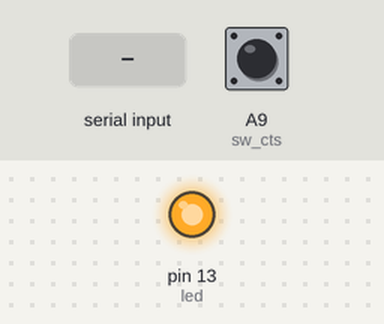
Bench run of a sketch on a simulated Teensy 4. Shown: output pins drawn as LEDs (lit = HIGH). The test bench sets the inputs (shaded band); at power-on: A9 (sw_cts) LOW. What the sketch prints to the serial monitor is not drawn.

Above: at 0.1 s.
At 3.2 s:
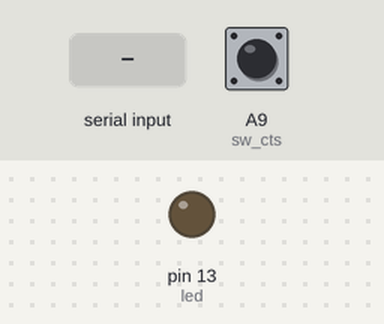
3.3 s: "1" received over the second serial link
Timing chart, 0 to 6.3 s (numbered marks = the images above; inputs shaded):
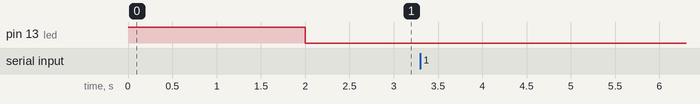

The sketch:

teensy-sportident-srr.ino
```cpp
/* Check for incoming Sportident punch packets on Serial1 from a Sportident SRR-OEM module.
 * Forward the punches on Serial2 to a Tinymesh radio module.
 * The sending waits if the CTS line is HIGH (should be connected to pin 23).
 *
 */


//A normal sportident punch is 20 bytes. Example:
//255, 2, 211, 13, 0, 44, 0, 3, 171, 90, 37, 102, 247, 13, 0, 1, 192, 251, 107, 3
int led = 13;
int sw_cts = 23;

void setup() {
  Serial.begin(9600);
  Serial1.begin(38400);
  //Serial1.setTimeout(500); //50 milliseconds
  //38400 baud means 3840 char/sec means 5 ms to send 20 characters
  //4800 baud means 480 char/sec means 42 ms to send 20 characters
  Serial2.begin(19200);
  pinMode(sw_cts, INPUT);
  pinMode(led, OUTPUT);
  digitalWrite(led,HIGH);
  delay(2000);

  Serial.println("Serial: Control booted");
  Serial2.println("Serial2: Control booted");
  digitalWrite(led,LOW);
}

int maxSize=20; //normal sportident punch autosend packets are 20 bytes (in extended protocol mode)
int len=0;
int waitingBytes=0;
boolean sent=true;
char inData[20]; // Allocate some space for the string

void loop()
{
  waitingBytes=Serial1.available();
  Serial.println(waitingBytes);
  while(waitingBytes > 0)
  {
    digitalWrite(led,digitalRead(sw_cts));
    len=Serial1.readBytes(inData,maxSize);
    Serial.print("New packet len=");
    Serial.println(len);
    sent=false;
    while(!sent){  //todo: use a buffer of packets, not only one single packet
      sent=trySend(inData,len);
    }
    waitingBytes=Serial1.available();
  }
  Serial.print("z");
  delay(1000);
}

boolean trySend(char data[], int len) {  //return true if packet was sent and CTS did not go high during transmission
  digitalWrite(led,digitalRead(sw_cts));
  if(digitalRead(sw_cts)==HIGH){
    //CTS is high = we are not allowed to send
    digitalWrite(led,HIGH);
    return(false);
  } else {
    //CTS is low = now we can send a packet
    for (int i=0; i<len; i++) {
      Serial.print(data[i],DEC);
      Serial.print(',');
      Serial2.print(data[i]); //TODO: put into a buffer and send it with cts support
    }
    Serial.println(".");
  }
  digitalWrite(led,digitalRead(sw_cts));
  return(digitalRead(sw_cts)==LOW); //Only return success if CTS was low before and after transmission
}
```

Measured:
- after the input at 3.3 s, every drawn part: stays the same
